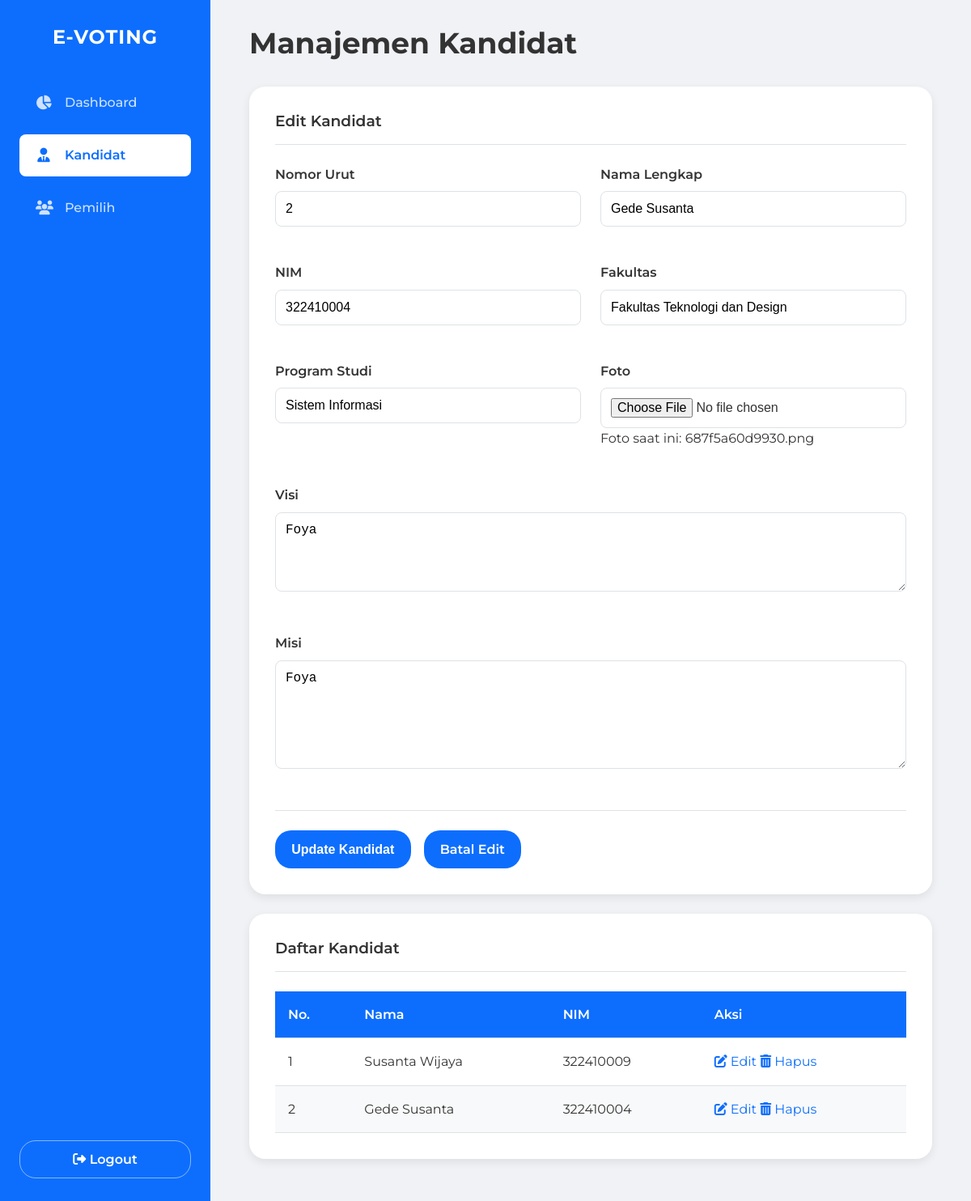
Page /admin/kandidat.php?edit_id=2 (signed in) on the committed database.
### tables this page shows
CREATE TABLE `kandidat` (
  `id_kandidat` int(11) NOT NULL,
  `nomor_urut` int(5) NOT NULL,
  `nama_lengkap` varchar(255) NOT NULL,
  `nim` varchar(20) NOT NULL,
  `fakultas` varchar(100) NOT NULL,
  `program_studi` varchar(100) NOT NULL,
  `foto` varchar(255) NOT NULL,
  `visi` text NOT NULL,
  `misi` text NOT NULL
);

### admin/kandidat.php (the view, shortened to what this page needs)
<?php
require_once __DIR__ . '/../config/koneksi.php';
$path_prefix = '../';
$is_edit_mode = false;
$kandidat_data = [
    'id_kandidat' => '', 'nomor_urut' => '', 'nama_lengkap' => '', 'nim' => '',
    'fakultas' => '', 'program_studi' => '', 'foto' => '', 'visi' => '', 'misi' => ''
];
if (isset($_GET['edit_id'])) {
    $is_edit_mode = true;
    $id_to_edit = intval($_GET['edit_id']);
    $stmt = $koneksi->prepare("SELECT * FROM kandidat WHERE id_kandidat = ?");
    $stmt->bind_param("i", $id_to_edit);
    $stmt->execute();
    $result = $stmt->get_result();
    if ($result->num_rows > 0) {
        $kandidat_data = $result->fetch_assoc();
    }
}
?>
<!DOCTYPE html>
<html lang="id">
<head>
    <link rel="stylesheet" href="https://cdnjs.cloudflare.com/ajax/libs/font-awesome/6.5.2/css/all.min.css">
    <link rel="stylesheet" href="<?php echo $path_prefix; ?>assets/css/style.css">
</head>
<body class="admin-page-body">
<div class="admin-layout">
    <aside class="admin-sidebar">
        <h1 class="admin-sidebar-title">E-VOTING</h1>
        <nav class="admin-nav">
            <a href="index.php"><i class="fa-solid fa-chart-pie"></i> Dashboard</a>
            <a href="kandidat.php" class="active"><i class="fa-solid fa-user-tie"></i> Kandidat</a>
            <a href="pemilih.php"><i class="fa-solid fa-users"></i> Pemilih</a>
        </nav>
        <div class="admin-sidebar-footer">
            <a href="<?php echo $path_prefix; ?>logout.php" class="btn btn-nav">
                <i class="fa-solid fa-right-from-bracket"></i> Logout
            </a>
        </div>
    </aside>
    <main class="admin-main-content">
        <div class="page-header">
            <h1>Manajemen Kandidat</h1>
        </div>
        <div class="content-card">
            <h3><?php echo $is_edit_mode ? 'Edit Kandidat' : 'Tambah Kandidat Baru'; ?></h3>
            <form class="form" action="_proses/kandidat_proses.php" method="POST" enctype="multipart/form-data">
                <div class="form-grid">
                    <div class="form-group">
                        <label>Nomor Urut</label>
                        <input type="number" name="nomor_urut" class="form-input" value="<?php echo htmlspecialchars($kandidat_data['nomor_urut']); ?>" required>
                    </div>
                    <div class="form-group">
                        <label>Nama Lengkap</label>
                        <input type="text" name="nama_lengkap" class="form-input" value="<?php echo htmlspecialchars($kandidat_data['nama_lengkap']); ?>" required>
                    </div>
                    <div class="form-group">
                        <label>NIM</label>
                        <input type="text" name="nim" class="form-input" value="<?php echo htmlspecialchars($kandidat_data['nim']); ?>" required>
                    </div>
                    <div class="form-group">
                        <label>Fakultas</label>
                        <input type="text" name="fakultas" class="form-input" value="<?php echo htmlspecialchars($kandidat_data['fakultas']); ?>" required>
                    </div>
                    <div class="form-group">
                        <label>Program Studi</label>
                        <input type="text" name="program_studi" class="form-input" value="<?php echo htmlspecialchars($kandidat_data['program_studi']); ?>" required>
                    </div>
                    <div class="form-group">
                        <label>Foto</label>
                        <input type="file" name="foto" class="form-input" <?php echo !$is_edit_mode ? 'required' : ''; ?>>
                        <?php if ($is_edit_mode && $kandidat_data['foto']): ?>
                            <p class="current-file-info">Foto saat ini: <?php echo htmlspecialchars($kandidat_data['foto']); ?></p>
                        <?php endif; ?>
                    </div>
                    <div class="form-group form-full-width">
                        <label>Visi</label>
                        <textarea name="visi" rows="4" class="form-input" required><?php echo htmlspecialchars($kandidat_data['visi']); ?></textarea>
                    </div>
                    <div class="form-group form-full-width">
                        <label>Misi</label>
                        <textarea name="misi" rows="6" class="form-input" required><?php echo htmlspecialchars($kandidat_data['misi']); ?></textarea>
                    </div>
                </div>
                <div class="form-actions">
                    <?php if ($is_edit_mode): ?>
                        <button type="submit" name="update_kandidat" class="btn btn-primary">Update Kandidat</button>
                        <a href="kandidat.php" class="btn btn-secondary">Batal Edit</a>
                    <?php else: ?>
                        <button type="submit" name="tambah_kandidat" class="btn btn-primary">Tambah Kandidat</button>
                    <?php endif; ?>
                </div>
            </form>
        </div>
        <div class="content-card">
            <h3>Daftar Kandidat</h3>
            <div class="table-responsive-wrapper">
                <table class="data-table">
                    <thead>
                        <tr>
                            <th>No.</th>
                            <th>Nama</th>
                            <th>NIM</th>
                            <th>Aksi</th>
                        </tr>
                    </thead>
                    <tbody>
                        <?php
                        $result = mysqli_query($koneksi, "SELECT * FROM kandidat ORDER BY nomor_urut ASC");
                        while ($row = mysqli_fetch_assoc($result)):
                        ?>
                        <tr>
                            <td><?php echo htmlspecialchars($row['nomor_urut']); ?></td>
                            <td><?php echo htmlspecialchars($row['nama_lengkap']); ?></td>
                            <td><?php echo htmlspecialchars($row['nim']); ?></td>
                            <td class="table-actions">
                                <a href="kandidat.php?edit_id=<?php echo $row['id_kandidat']; ?>" class="action-link edit"><i class="fa-solid fa-pen-to-square"></i> Edit</a>
                                <a href="_proses/kandidat_proses.php?hapus_id=<?php echo $row['id_kandidat']; ?>" class="action-link delete" onclick="return confirm('Yakin ingin menghapus kandidat ini?')"><i class="fa-solid fa-trash-can"></i> Hapus</a>
                            </td>
                        </tr>
                        <?php endwhile; ?>
                    </tbody>
                </table>
            </div>
        </div>
    </main>
</div>
</body>
</html>

### assets/css/style.css (style rules this page uses)
:root { --primary-color: #0d6efd; --primary-hover: #0b5ed7; --success-color: #198754; --danger-color: #dc3545; --light-color: #f8f9fa; --text-color: #333; --border-color: #dee2e6; --body-bg: #f0f2f5; --card-bg: #ffffff; --shadow: 0 4px 12px rgba(0, 0, 0, 0.08); --border-radius: 20px; }
*, *::before, *::after { box-sizing: border-box; margin: 0; padding: 0; }
html { font-size: 16px; }
body { font-family: 'Montserrat', sans-serif; background-color: var(--body-bg); color: var(--text-color); line-height: 1.6; }
a { color: var(--primary-color); text-decoration: none; transition: color 0.2s ease-in-out; }
h1, h2, h3, h4, h5, h6 { margin-bottom: 0.75rem; font-weight: 600; line-height: 1.2; }
.admin-page-body .admin-layout { display: flex; width: 100%; min-height: 100vh; }
.admin-page-body .admin-sidebar { position: fixed; top: 0; left: 0; bottom: 0; width: 260px; z-index: 1000; background-color: var(--primary-color); color: #fff; padding: 2rem 1.5rem; display: flex; flex-direction: column; flex-shrink: 0; }
.admin-page-body .admin-sidebar-title { font-size: 1.5rem; text-align: center; margin-bottom: 2.5rem; letter-spacing: 1px; font-weight: 700; }
.admin-page-body .admin-nav { display: flex; flex-direction: column; gap: 0.75rem; flex-grow: 1; }
.admin-page-body .admin-nav a { display: flex; align-items: center; padding: 0.85rem 1.25rem; border-radius: 8px; color: rgba(255, 255, 255, 0.8); font-weight: 500; transition: background-color 0.2s, color 0.2s; }
.admin-page-body .admin-nav a.active { background-color: #fff; color: var(--primary-color); font-weight: 600; }
.admin-page-body .admin-nav i { margin-right: 1rem; width: 20px; text-align: center; font-size: 1.1rem; }
.admin-page-body .admin-sidebar-footer .btn-nav { width: 100%; border: 1px solid rgba(255, 255, 255, 0.5); color: rgb(255, 255, 255); background-color: transparent; }
.admin-page-body .admin-main-content { flex-grow: 1; padding: 2rem 3rem; overflow-y: auto; margin-left: 260px; }
.admin-page-body .admin-main-content .page-header { border: none; padding-bottom: 0; margin-bottom: 2rem; }
.admin-page-body .admin-main-content .page-header h1 { font-size: 2.25rem; font-weight: 700; }
.admin-page-body .admin-main-content .content-card { background: var(--card-bg); padding: 2rem; border-radius: var(--border-radius); box-shadow: var(--shadow); margin-bottom: 1.5rem; }
.admin-page-body .admin-main-content .data-table thead th { background-color: var(--primary-color); color: white; font-weight: 600; font-size: 1rem; }
.content-card h3 { margin-top: 0; padding-bottom: 1rem; border-bottom: 1px solid var(--border-color); margin-bottom: 1.5rem; }
.btn { display: inline-block; padding: 0.6rem 1.2rem; font-size: 1rem; font-weight: 600; text-align: center; border: 1px solid transparent; border-radius: var(--border-radius); cursor: pointer; transition: all 0.2s ease-in-out; }
.btn-primary { background-color: var(--primary-color); color: #fff; }
.btn-secondary { background-color: var(--primary-color); color: #fff; }
.form-group { margin-bottom: 1.25rem; }
.form-group label { display: block; margin-bottom: 0.5rem; font-weight: 600; }
.form-input, textarea.form-input { width: 100%; padding: 0.75rem; border: 1px solid var(--border-color); border-radius: 8px; font-size: 1rem; }
.form-actions { margin-top: 1.5rem; padding-top: 1.5rem; display: flex; gap: 1rem; border-top: 1px solid var(--border-color); }
.form-grid { display: grid; grid-template-columns: 1fr 1fr; gap: 1.5rem; }
.form-full-width { grid-column: 1 / -1; }
.data-table { width: 100%; border-collapse: collapse; }
.data-table th, .data-table td { padding: 1rem; text-align: left; border-bottom: 1px solid var(--border-color); }
.data-table tbody tr:nth-child(even) { background-color: var(--light-color); }

### rows in the picture
kandidat: nomor_urut "2", nama_lengkap "Gede Susanta", nim "322410004", fakultas "Fakultas Teknologi dan Design", program_studi "Sistem Informasi", foto "687f5a60d9930.png", visi "Foya", misi "Foya"
kandidat: nomor_urut "1", nama_lengkap "Susanta Wijaya", nim "322410009"
